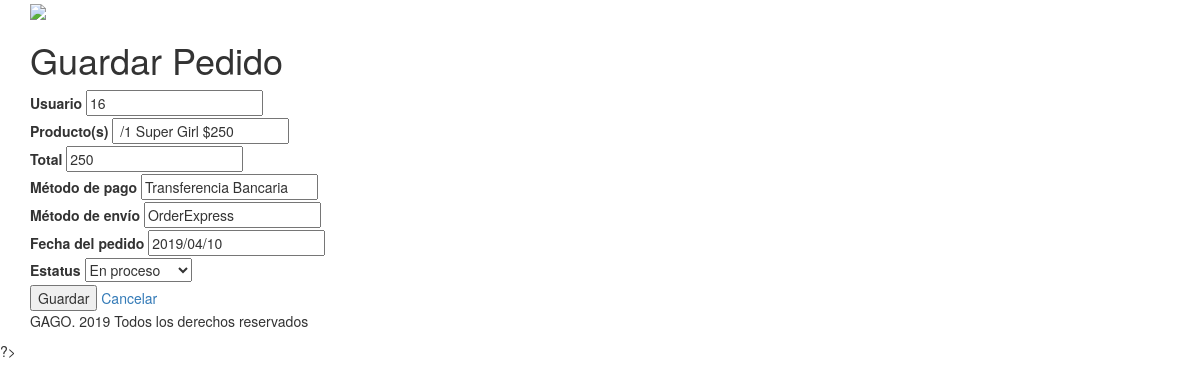
Screenshot of /pedidos/guardar_pedido.php?idPedido=5 (signed in) with the database file from the repository.
### tables this page shows
CREATE TABLE `pedidos` (
  `idPedido` int(11) NOT NULL,
  `idUsuario` int(11) NOT NULL,
  `producto` varchar(200) NOT NULL,
  `total` int(11) NOT NULL,
  `metodoPago` varchar(100) NOT NULL,
  `metodoEnvio` varchar(100) NOT NULL,
  `fechaPedido` varchar(50) NOT NULL,
  `estatus` varchar(50) NOT NULL
);

### class/Pedido.php (called while the page is built, shortened)
<?php
class Pedido{
	private $idUsuario;
	private $producto;
	private $total;
	private $metodoPago;
	private $metodoEnvio;
	private $fechaPedido;
	private $estatus;
	public function __construct($idPedido = null, $idUsuario = null, $producto = null, $total = null, $metodoPago = null, $metodoEnvio = null, $fechaPedido = null, $estatus = null){
		$this->idUsuario = $idUsuario;
		$this->producto = $producto;
		$this->total = $total;
		$this->metodoPago = $metodoPago;
		$this->metodoEnvio = $metodoEnvio;
		$this->fechaPedido = $fechaPedido;
		$this->estatus = $estatus;
	}
	public function getIdUsuario(){
		return $this->idUsuario;
	}
	public function getProducto(){
		return $this->producto;
	}
	public function getTotal(){
		return $this->total;
	}
	public function getMetodoPago(){
		return $this->metodoPago;
	}
	public function getMetodoEnvio(){
		return $this->metodoEnvio;
	}
	public function getFechaPedido(){
		return $this->fechaPedido;
	}
	public function getEstatus(){
		return $this->estatus;
	}
	public static function buscarPorId($idPedido){
		$conection = new Conection();
		$query = $conection->prepare('SELECT * FROM '.self::TABLA. ' WHERE idPedido=:idPedido');
		$query->bindParam(':idPedido', $idPedido);
		$query->execute();
		$row = $query->fetch();
		if ($row) {
			return new self($idPedido, $row['idUsuario'], $row['producto'], $row['total'], $row['metodoPago'], $row['metodoEnvio'], $row['fechaPedido'], $row['estatus']);
		}else{
			return false;
		}
	}
}
?>

### pedidos/guardar_pedido.php (the view, shortened to what this page needs)
<?php
if ($_SESSION) {
	if ($_SESSION['privilegios'] == 1) {
	require_once '../class/Pedido.php';
	include('../template/header.php');
	$idPedido = (isset($_REQUEST['idPedido'])) ? $_REQUEST['idPedido'] : null;
	if ($idPedido) {
		$pedido = Pedido::buscarPorId($idPedido);
	}else{
		$Pedido = new Pedido();
	}
?>
<div class="row">
	<div class="col-xs-12">
		<h1>Guardar Pedido</h1>
		<form method="post" action="guardar_pedido.php">
			<label>Usuario</label>
			<input type="text" name="idUsuario" value="<?php echo $pedido->getIdUsuario() ?>" required />
			<br>
			<label>Producto(s)</label>
			<input type="text" name="producto" value="<?php echo $pedido->getProducto() ?>" required />
			<br>
			<label>Total</label>
			<input type="text" name="total" value="<?php echo $pedido->getTotal() ?>" required />
			<br>
			<label>Método de pago</label>
			<input type="text" name="metodoPago" value="<?php echo $pedido->getMetodoPago() ?>" required />
			<br>
			<label>Método de envío</label>
			<input type="text" name="metodoEnvio" value="<?php echo $pedido->getMetodoEnvio() ?>" required />
			<br>
			<label>Fecha del pedido</label>
			<input type="text" name="fechaPedido" value="<?php echo $pedido->getFechaPedido() ?>" required />
			<br>
			<label for="estatus">Estatus</label>
			<select name="estatus" id="estatus">
  				<?php
		            $estatusSelect = $pedido->getEstatus();
		          ?>
  				<option value="En proceso" <?php if('En proceso' == $estatusSelect) echo "selected";?> >En proceso</option>
			</select>
			<br>
			<input type="submit" value="Guardar"/>
			<a href="index.php">Cancelar</a>
		</form>
	</div>
</div>
<?php
include('../template/footer.php');
	}
}
?>

### rows the page displays
pedidos: idUsuario "16", producto "/1 Super Girl $250", total "250", metodoPago "Transferencia Bancaria", metodoEnvio "OrderExpress", fechaPedido "2019/04/10", estatus "En proceso"
